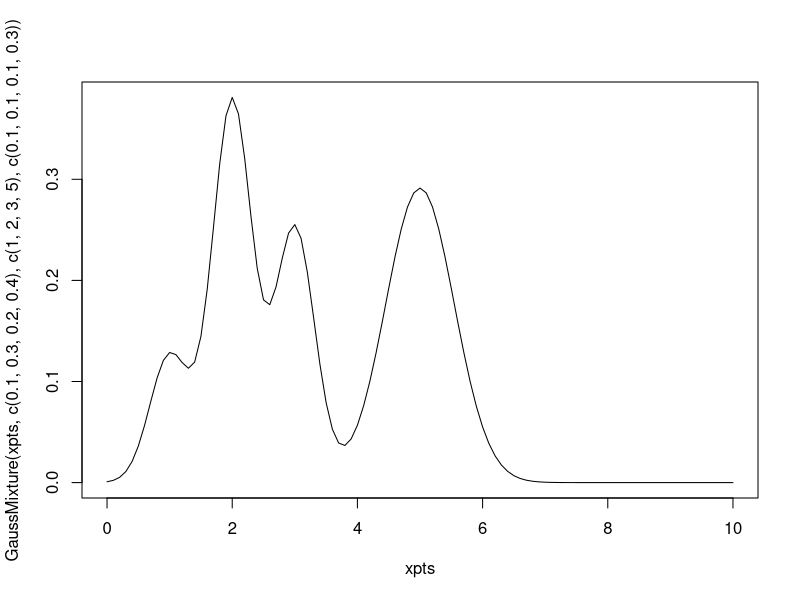

This chart was generated by the following R code:
#Stochastic Modeling Homework 2. Normal pdf


# returns pdf value at each point in pts using a mixture
# model defined by sum(pis[i] * N(pts[i],us[i],vars[i])
# Where N(pt, u, var) returns the value of the pdf defined
# by a normal distribution with mean u and variance var 
GaussMixture <- function (pts, pis, us, vars){
  result <- numeric(length(pts))
  for(i in 1:length(pts)){
    for(p in 1:length(pis)){
      result[i] <- result[i] + pis[p] * dnorm(pts[i],mean=us[p],sd=sqrt(vars[p]))
    }
  }
  return(result)
}
xpts = seq(0,10,0.1)
plot(type = 'l', x=xpts, y=GaussMixture(xpts, c(0.1,0.3,0.2,0.4), c(1,2,3,5), c(.1,.1,.1,.3) ) )
